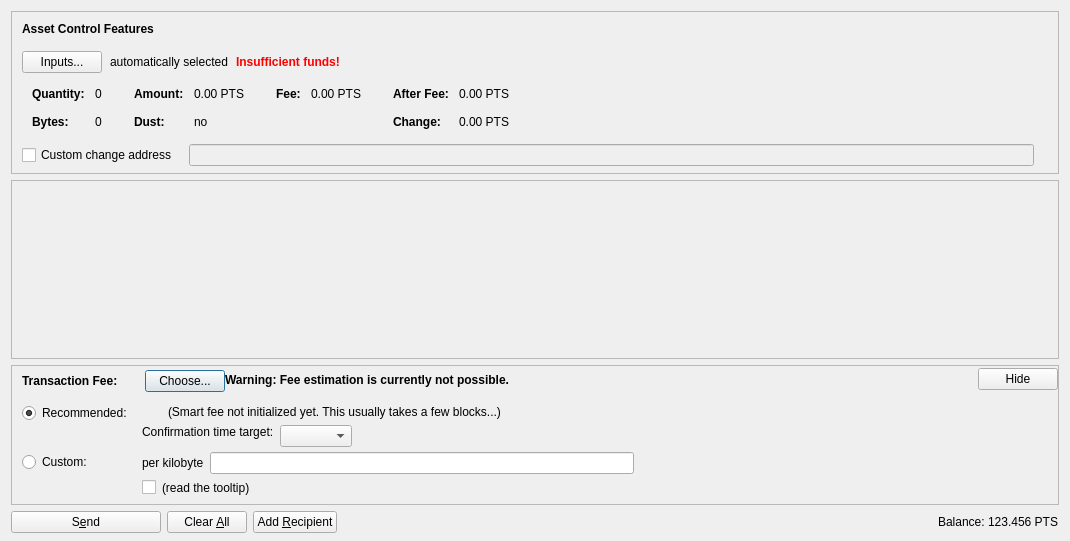
<?xml version="1.0" encoding="UTF-8"?>
<ui version="4.0">
 <class>AssetsDialog</class>
 <widget class="QDialog" name="AssetsDialog">
  <property name="geometry">
   <rect>
    <x>0</x>
    <y>0</y>
    <width>1070</width>
    <height>541</height>
   </rect>
  </property>
  <property name="windowTitle">
   <string>Send Coins</string>
  </property>
  <layout class="QVBoxLayout" name="verticalLayout" stretch="0">
   <property name="bottomMargin">
    <number>8</number>
   </property>
   <item>
    <layout class="QVBoxLayout" name="verticalLayout_3">
     <property name="spacing">
      <number>6</number>
     </property>
     <property name="leftMargin">
      <number>0</number>
     </property>
     <property name="topMargin">
      <number>0</number>
     </property>
     <property name="rightMargin">
      <number>0</number>
     </property>
     <property name="bottomMargin">
      <number>0</number>
     </property>
     <item>
      <widget class="QFrame" name="frameAssetControl">
       <property name="sizePolicy">
        <sizepolicy hsizetype="Expanding" vsizetype="Fixed">
         <horstretch>0</horstretch>
         <verstretch>0</verstretch>
        </sizepolicy>
       </property>
       <property name="maximumSize">
        <size>
         <width>16777215</width>
         <height>16777215</height>
        </size>
       </property>
       <property name="frameShape">
        <enum>QFrame::StyledPanel</enum>
       </property>
       <property name="frameShadow">
        <enum>QFrame::Sunken</enum>
       </property>
       <layout class="QVBoxLayout" name="verticalLayoutAssetControl2">
        <property name="spacing">
         <number>0</number>
        </property>
        <property name="leftMargin">
         <number>0</number>
        </property>
        <property name="topMargin">
         <number>0</number>
        </property>
        <property name="rightMargin">
         <number>0</number>
        </property>
        <property name="bottomMargin">
         <number>6</number>
        </property>
        <item>
         <layout class="QVBoxLayout" name="verticalLayoutAssetControl" stretch="0,0,0,0,1">
          <property name="spacing">
           <number>0</number>
          </property>
          <property name="leftMargin">
           <number>10</number>
          </property>
          <property name="topMargin">
           <number>10</number>
          </property>
          <item>
           <layout class="QHBoxLayout" name="horizontalLayoutAssetControl1">
            <property name="bottomMargin">
             <number>15</number>
            </property>
            <item>
             <widget class="QLabel" name="labelAssetControlFeatures">
              <property name="sizePolicy">
               <sizepolicy hsizetype="Preferred" vsizetype="Maximum">
                <horstretch>0</horstretch>
                <verstretch>0</verstretch>
               </sizepolicy>
              </property>
              <property name="font">
               <font>
                <weight>75</weight>
                <bold>true</bold>
               </font>
              </property>
              <property name="styleSheet">
               <string notr="true">font-weight:bold;</string>
              </property>
              <property name="text">
               <string>Asset Control Features</string>
              </property>
             </widget>
            </item>
           </layout>
          </item>
          <item>
           <layout class="QHBoxLayout" name="horizontalLayoutAssetControl2" stretch="0,0,0,0">
            <property name="spacing">
             <number>8</number>
            </property>
            <property name="bottomMargin">
             <number>10</number>
            </property>
            <item>
             <widget class="QPushButton" name="pushButtonAssetControl">
              <property name="styleSheet">
               <string notr="true"/>
              </property>
              <property name="text">
               <string>Inputs...</string>
              </property>
              <property name="autoDefault">
               <bool>false</bool>
              </property>
             </widget>
            </item>
            <item>
             <widget class="QLabel" name="labelAssetControlAutomaticallySelected">
              <property name="text">
               <string>automatically selected</string>
              </property>
              <property name="margin">
               <number>5</number>
              </property>
             </widget>
            </item>
            <item>
             <widget class="QLabel" name="labelAssetControlInsuffFunds">
              <property name="font">
               <font>
                <weight>75</weight>
                <bold>true</bold>
               </font>
              </property>
              <property name="styleSheet">
               <string notr="true">color:red;font-weight:bold;</string>
              </property>
              <property name="text">
               <string>Insufficient funds!</string>
              </property>
              <property name="margin">
               <number>5</number>
              </property>
             </widget>
            </item>
            <item>
             <spacer name="horizontalSpacerAssetControl">
              <property name="orientation">
               <enum>Qt::Horizontal</enum>
              </property>
              <property name="sizeHint" stdset="0">
               <size>
                <width>40</width>
                <height>1</height>
               </size>
              </property>
             </spacer>
            </item>
           </layout>
          </item>
          <item>
           <widget class="QWidget" name="widgetAssetControl" native="true">
            <property name="sizePolicy">
             <sizepolicy hsizetype="Preferred" vsizetype="Preferred">
              <horstretch>0</horstretch>
              <verstretch>0</verstretch>
             </sizepolicy>
            </property>
            <property name="minimumSize">
             <size>
              <width>0</width>
              <height>0</height>
             </size>
            </property>
            <property name="styleSheet">
             <string notr="true"/>
            </property>
            <layout class="QHBoxLayout" name="horizontalLayoutAssetControl5">
             <property name="leftMargin">
              <number>0</number>
             </property>
             <property name="topMargin">
              <number>0</number>
             </property>
             <property name="rightMargin">
              <number>0</number>
             </property>
             <property name="bottomMargin">
              <number>0</number>
             </property>
             <item>
              <layout class="QHBoxLayout" name="horizontalLayoutAssetControl3" stretch="0,0,0,1">
               <property name="spacing">
                <number>20</number>
               </property>
               <property name="topMargin">
                <number>0</number>
               </property>
               <property name="bottomMargin">
                <number>10</number>
               </property>
               <item>
                <layout class="QFormLayout" name="formLayoutAssetControl1">
                 <property name="horizontalSpacing">
                  <number>10</number>
                 </property>
                 <property name="verticalSpacing">
                  <number>14</number>
                 </property>
                 <property name="leftMargin">
                  <number>10</number>
                 </property>
                 <property name="topMargin">
                  <number>4</number>
                 </property>
                 <property name="rightMargin">
                  <number>6</number>
                 </property>
                 <item row="0" column="0">
                  <widget class="QLabel" name="labelAssetControlQuantityText">
                   <property name="font">
                    <font>
                     <weight>75</weight>
                     <bold>true</bold>
                    </font>
                   </property>
                   <property name="text">
                    <string>Quantity:</string>
                   </property>
                   <property name="margin">
                    <number>0</number>
                   </property>
                  </widget>
                 </item>
                 <item row="0" column="1">
                  <widget class="QLabel" name="labelAssetControlQuantity">
                   <property name="cursor">
                    <cursorShape>IBeamCursor</cursorShape>
                   </property>
                   <property name="contextMenuPolicy">
                    <enum>Qt::ActionsContextMenu</enum>
                   </property>
                   <property name="text">
                    <string notr="true">0</string>
                   </property>
                   <property name="margin">
                    <number>0</number>
                   </property>
                   <property name="textInteractionFlags">
                    <set>Qt::LinksAccessibleByMouse|Qt::TextSelectableByKeyboard|Qt::TextSelectableByMouse</set>
                   </property>
                  </widget>
                 </item>
                 <item row="1" column="0">
                  <widget class="QLabel" name="labelAssetControlBytesText">
                   <property name="font">
                    <font>
                     <weight>75</weight>
                     <bold>true</bold>
                    </font>
                   </property>
                   <property name="text">
                    <string>Bytes:</string>
                   </property>
                  </widget>
                 </item>
                 <item row="1" column="1">
                  <widget class="QLabel" name="labelAssetControlBytes">
                   <property name="cursor">
                    <cursorShape>IBeamCursor</cursorShape>
                   </property>
                   <property name="contextMenuPolicy">
                    <enum>Qt::ActionsContextMenu</enum>
                   </property>
                   <property name="text">
                    <string notr="true">0</string>
                   </property>
                   <property name="textInteractionFlags">
                    <set>Qt::LinksAccessibleByMouse|Qt::TextSelectableByKeyboard|Qt::TextSelectableByMouse</set>
                   </property>
                  </widget>
                 </item>
                </layout>
               </item>
               <item>
                <layout class="QFormLayout" name="formLayoutAssetControl2">
                 <property name="horizontalSpacing">
                  <number>10</number>
                 </property>
                 <property name="verticalSpacing">
                  <number>14</number>
                 </property>
                 <property name="leftMargin">
                  <number>6</number>
                 </property>
                 <property name="topMargin">
                  <number>4</number>
                 </property>
                 <property name="rightMargin">
                  <number>6</number>
                 </property>
                 <item row="0" column="0">
                  <widget class="QLabel" name="labelAssetControlAmountText">
                   <property name="font">
                    <font>
                     <weight>75</weight>
                     <bold>true</bold>
                    </font>
                   </property>
                   <property name="text">
                    <string>Amount:</string>
                   </property>
                   <property name="margin">
                    <number>0</number>
                   </property>
                  </widget>
                 </item>
                 <item row="0" column="1">
                  <widget class="QLabel" name="labelAssetControlAmount">
                   <property name="cursor">
                    <cursorShape>IBeamCursor</cursorShape>
                   </property>
                   <property name="contextMenuPolicy">
                    <enum>Qt::ActionsContextMenu</enum>
                   </property>
                   <property name="text">
                    <string notr="true">0.00 PTS</string>
                   </property>
                   <property name="textInteractionFlags">
                    <set>Qt::LinksAccessibleByMouse|Qt::TextSelectableByKeyboard|Qt::TextSelectableByMouse</set>
                   </property>
                  </widget>
                 </item>
                 <item row="1" column="0">
                  <widget class="QLabel" name="labelAssetControlLowOutputText">
                   <property name="font">
                    <font>
                     <weight>75</weight>
                     <bold>true</bold>
                    </font>
                   </property>
                   <property name="text">
                    <string>Dust:</string>
                   </property>
                  </widget>
                 </item>
                 <item row="1" column="1">
                  <widget class="QLabel" name="labelAssetControlLowOutput">
                   <property name="cursor">
                    <cursorShape>IBeamCursor</cursorShape>
                   </property>
                   <property name="contextMenuPolicy">
                    <enum>Qt::ActionsContextMenu</enum>
                   </property>
                   <property name="text">
                    <string notr="true">no</string>
                   </property>
                   <property name="textInteractionFlags">
                    <set>Qt::LinksAccessibleByMouse|Qt::TextSelectableByKeyboard|Qt::TextSelectableByMouse</set>
                   </property>
                  </widget>
                 </item>
                </layout>
               </item>
               <item>
                <layout class="QFormLayout" name="formLayoutAssetControl3">
                 <property name="horizontalSpacing">
                  <number>10</number>
                 </property>
                 <property name="verticalSpacing">
                  <number>14</number>
                 </property>
                 <property name="leftMargin">
                  <number>6</number>
                 </property>
                 <property name="topMargin">
                  <number>4</number>
                 </property>
                 <property name="rightMargin">
                  <number>6</number>
                 </property>
                 <item row="0" column="0">
                  <widget class="QLabel" name="labelAssetControlFeeText">
                   <property name="font">
                    <font>
                     <weight>75</weight>
                     <bold>true</bold>
                    </font>
                   </property>
                   <property name="text">
                    <string>Fee:</string>
                   </property>
                   <property name="margin">
                    <number>0</number>
                   </property>
                  </widget>
                 </item>
                 <item row="0" column="1">
                  <widget class="QLabel" name="labelAssetControlFee">
                   <property name="cursor">
                    <cursorShape>IBeamCursor</cursorShape>
                   </property>
                   <property name="contextMenuPolicy">
                    <enum>Qt::ActionsContextMenu</enum>
                   </property>
                   <property name="text">
                    <string notr="true">0.00 PTS</string>
                   </property>
                   <property name="textInteractionFlags">
                    <set>Qt::LinksAccessibleByMouse|Qt::TextSelectableByKeyboard|Qt::TextSelectableByMouse</set>
                   </property>
                  </widget>
                 </item>
                </layout>
               </item>
               <item>
                <layout class="QFormLayout" name="formLayoutAssetControl4">
                 <property name="horizontalSpacing">
                  <number>10</number>
                 </property>
                 <property name="verticalSpacing">
                  <number>14</number>
                 </property>
                 <property name="leftMargin">
                  <number>6</number>
                 </property>
                 <property name="topMargin">
                  <number>4</number>
                 </property>
                 <property name="rightMargin">
                  <number>6</number>
                 </property>
                 <item row="0" column="0">
                  <widget class="QLabel" name="labelAssetControlAfterFeeText">
                   <property name="font">
                    <font>
                     <weight>75</weight>
                     <bold>true</bold>
                    </font>
                   </property>
                   <property name="text">
                    <string>After Fee:</string>
                   </property>
                   <property name="margin">
                    <number>0</number>
                   </property>
                  </widget>
                 </item>
                 <item row="0" column="1">
                  <widget class="QLabel" name="labelAssetControlAfterFee">
                   <property name="cursor">
                    <cursorShape>IBeamCursor</cursorShape>
                   </property>
                   <property name="contextMenuPolicy">
                    <enum>Qt::ActionsContextMenu</enum>
                   </property>
                   <property name="text">
                    <string notr="true">0.00 PTS</string>
                   </property>
                   <property name="textInteractionFlags">
                    <set>Qt::LinksAccessibleByMouse|Qt::TextSelectableByKeyboard|Qt::TextSelectableByMouse</set>
                   </property>
                  </widget>
                 </item>
                 <item row="1" column="0">
                  <widget class="QLabel" name="labelAssetControlChangeText">
                   <property name="font">
                    <font>
                     <weight>75</weight>
                     <bold>true</bold>
                    </font>
                   </property>
                   <property name="text">
                    <string>Change:</string>
                   </property>
                  </widget>
                 </item>
                 <item row="1" column="1">
                  <widget class="QLabel" name="labelAssetControlChange">
                   <property name="cursor">
                    <cursorShape>IBeamCursor</cursorShape>
                   </property>
                   <property name="contextMenuPolicy">
                    <enum>Qt::ActionsContextMenu</enum>
                   </property>
                   <property name="text">
                    <string notr="true">0.00 PTS</string>
                   </property>
                   <property name="textInteractionFlags">
                    <set>Qt::LinksAccessibleByMouse|Qt::TextSelectableByKeyboard|Qt::TextSelectableByMouse</set>
                   </property>
                  </widget>
                 </item>
                </layout>
               </item>
              </layout>
             </item>
            </layout>
           </widget>
          </item>
          <item>
           <layout class="QHBoxLayout" name="horizontalLayoutAssetControl4" stretch="0,0,0">
            <property name="spacing">
             <number>12</number>
            </property>
            <property name="sizeConstraint">
             <enum>QLayout::SetDefaultConstraint</enum>
            </property>
            <property name="topMargin">
             <number>5</number>
            </property>
            <property name="rightMargin">
             <number>5</number>
            </property>
            <item>
             <widget class="QCheckBox" name="checkBoxAssetControlChange">
              <property name="toolTip">
               <string>If this is activated, but the change address is empty or invalid, change will be sent to a newly generated address.</string>
              </property>
              <property name="text">
               <string>Custom change address</string>
              </property>
             </widget>
            </item>
            <item>
             <widget class="QValidatedLineEdit" name="lineEditAssetControlChange">
              <property name="enabled">
               <bool>false</bool>
              </property>
              <property name="sizePolicy">
               <sizepolicy hsizetype="Expanding" vsizetype="Fixed">
                <horstretch>0</horstretch>
                <verstretch>0</verstretch>
               </sizepolicy>
              </property>
             </widget>
            </item>
            <item>
             <widget class="QLabel" name="labelAssetControlChangeLabel">
              <property name="sizePolicy">
               <sizepolicy hsizetype="Preferred" vsizetype="Expanding">
                <horstretch>0</horstretch>
                <verstretch>0</verstretch>
               </sizepolicy>
              </property>
              <property name="minimumSize">
               <size>
                <width>0</width>
                <height>0</height>
               </size>
              </property>
              <property name="text">
               <string/>
              </property>
              <property name="margin">
               <number>3</number>
              </property>
             </widget>
            </item>
           </layout>
          </item>
          <item>
           <spacer name="verticalSpacerAssetControl">
            <property name="orientation">
             <enum>Qt::Vertical</enum>
            </property>
            <property name="sizeHint" stdset="0">
             <size>
              <width>800</width>
              <height>1</height>
             </size>
            </property>
           </spacer>
          </item>
         </layout>
        </item>
       </layout>
      </widget>
     </item>
     <item>
      <widget class="QScrollArea" name="scrollArea">
       <property name="widgetResizable">
        <bool>true</bool>
       </property>
       <widget class="QWidget" name="scrollAreaWidgetContents">
        <property name="geometry">
         <rect>
          <x>0</x>
          <y>0</y>
          <width>1048</width>
          <height>91</height>
         </rect>
        </property>
        <layout class="QVBoxLayout" name="verticalLayout_2" stretch="0,1">
         <property name="leftMargin">
          <number>0</number>
         </property>
         <property name="topMargin">
          <number>0</number>
         </property>
         <property name="rightMargin">
          <number>0</number>
         </property>
         <property name="bottomMargin">
          <number>0</number>
         </property>
         <item>
          <layout class="QVBoxLayout" name="entries">
           <property name="spacing">
            <number>6</number>
           </property>
          </layout>
         </item>
         <item>
          <spacer name="verticalSpacer">
           <property name="orientation">
            <enum>Qt::Vertical</enum>
           </property>
           <property name="sizeHint" stdset="0">
            <size>
             <width>20</width>
             <height>40</height>
            </size>
           </property>
          </spacer>
         </item>
        </layout>
       </widget>
      </widget>
     </item>
     <item>
      <widget class="QFrame" name="frameFee">
       <property name="sizePolicy">
        <sizepolicy hsizetype="Expanding" vsizetype="Fixed">
         <horstretch>0</horstretch>
         <verstretch>0</verstretch>
        </sizepolicy>
       </property>
       <property name="maximumSize">
        <size>
         <width>16777215</width>
         <height>16777215</height>
        </size>
       </property>
       <property name="frameShape">
        <enum>QFrame::StyledPanel</enum>
       </property>
       <property name="frameShadow">
        <enum>QFrame::Sunken</enum>
       </property>
       <layout class="QVBoxLayout" name="verticalLayoutFee1">
        <property name="spacing">
         <number>0</number>
        </property>
        <property name="leftMargin">
         <number>0</number>
        </property>
        <property name="topMargin">
         <number>0</number>
        </property>
        <property name="rightMargin">
         <number>0</number>
        </property>
        <property name="bottomMargin">
         <number>0</number>
        </property>
        <item>
         <layout class="QVBoxLayout" name="verticalLayoutFee2" stretch="0,0,0">
          <property name="spacing">
           <number>0</number>
          </property>
          <property name="leftMargin">
           <number>10</number>
          </property>
          <property name="topMargin">
           <number>0</number>
          </property>
          <item>
           <layout class="QHBoxLayout" name="horizontalLayoutFee1">
            <property name="bottomMargin">
             <number>0</number>
            </property>
            <item>
             <layout class="QVBoxLayout" name="verticalLayoutFee7">
              <property name="spacing">
               <number>0</number>
              </property>
              <item>
               <spacer name="verticalSpacerSmartFee">
                <property name="orientation">
                 <enum>Qt::Vertical</enum>
                </property>
                <property name="sizeType">
                 <enum>QSizePolicy::Fixed</enum>
                </property>
                <property name="sizeHint" stdset="0">
                 <size>
                  <width>1</width>
                  <height>4</height>
                 </size>
                </property>
               </spacer>
              </item>
              <item>
               <layout class="QHBoxLayout" name="horizontalLayoutSmartFee">
                <property name="spacing">
                 <number>10</number>
                </property>
                <item>
                 <widget class="QLabel" name="labelFeeHeadline">
                  <property name="sizePolicy">
                   <sizepolicy hsizetype="Preferred" vsizetype="Maximum">
                    <horstretch>0</horstretch>
                    <verstretch>0</verstretch>
                   </sizepolicy>
                  </property>
                  <property name="font">
                   <font>
                    <weight>75</weight>
                    <bold>true</bold>
                   </font>
                  </property>
                  <property name="styleSheet">
                   <string notr="true">font-weight:bold;</string>
                  </property>
                  <property name="text">
                   <string>Transaction Fee:</string>
                  </property>
                 </widget>
                </item>
                <item>
                 <widget class="QLabel" name="labelFeeMinimized">
                  <property name="text">
                   <string/>
                  </property>
                 </widget>
                </item>
                <item>
                 <widget class="QPushButton" name="buttonChooseFee">
                  <property name="text">
                   <string>Choose...</string>
                  </property>
                 </widget>
                </item>
               </layout>
              </item>
              <item>
               <spacer name="verticalSpacer_5">
                <property name="orientation">
                 <enum>Qt::Vertical</enum>
                </property>
                <property name="sizeHint" stdset="0">
                 <size>
                  <width>1</width>
                  <height>1</height>
                 </size>
                </property>
               </spacer>
              </item>
             </layout>
            </item>
            <item>
             <widget class="QLabel" name="fallbackFeeWarningLabel">
              <property name="font">
               <font>
                <weight>75</weight>
                <bold>true</bold>
               </font>
              </property>
              <property name="toolTip">
               <string>Using the fallbackfee can result in sending a transaction that will take several hours or days (or never) to confirm. Consider choosing your fee manually or wait until you have validated the complete chain.</string>
              </property>
              <property name="text">
               <string>Warning: Fee estimation is currently not possible.</string>
              </property>
              <property name="wordWrap">
               <bool>false</bool>
              </property>
             </widget>
            </item>
            <item>
             <spacer name="horizontalSpacer_4">
              <property name="orientation">
               <enum>Qt::Horizontal</enum>
              </property>
              <property name="sizeType">
               <enum>QSizePolicy::MinimumExpanding</enum>
              </property>
              <property name="sizeHint" stdset="0">
               <size>
                <width>40</width>
                <height>20</height>
               </size>
              </property>
             </spacer>
            </item>
            <item>
             <widget class="QPushButton" name="buttonMinimizeFee">
              <property name="toolTip">
               <string>collapse fee-settings</string>
              </property>
              <property name="text">
               <string>Hide</string>
              </property>
             </widget>
            </item>
           </layout>
          </item>
          <item>
           <widget class="QFrame" name="frameFeeSelection">
            <layout class="QVBoxLayout" name="verticalLayoutFee12">
             <property name="spacing">
              <number>0</number>
             </property>
             <property name="leftMargin">
              <number>0</number>
             </property>
             <property name="topMargin">
              <number>0</number>
             </property>
             <property name="rightMargin">
              <number>0</number>
             </property>
             <property name="bottomMargin">
              <number>0</number>
             </property>
             <item>
              <layout class="QGridLayout" name="gridLayoutFee">
               <property name="topMargin">
                <number>10</number>
               </property>
               <property name="bottomMargin">
                <number>4</number>
               </property>
               <property name="horizontalSpacing">
                <number>10</number>
               </property>
               <property name="verticalSpacing">
                <number>4</number>
               </property>
               <item row="1" column="1">
                <layout class="QVBoxLayout" name="verticalLayoutFee8">
                 <property name="spacing">
                  <number>6</number>
                 </property>
                 <item>
                  <layout class="QHBoxLayout" name="horizontalLayoutFee13">
                   <item>
                    <widget class="QLabel" name="labelCustomPerKilobyte">
                     <property name="toolTip">
                      <string>If the custom fee is set to 1000 satoshis and the transaction is only 250 bytes, then &quot;per kilobyte&quot; only pays 250 satoshis in fee, while &quot;total at least&quot; pays 1000 satoshis. For transactions bigger than a kilobyte both pay by kilobyte.</string>
                     </property>
                     <property name="text">
                      <string>per kilobyte</string>
                     </property>
                    </widget>
                   </item>
                   <item>
                    <widget class="BitcoinAmountField" name="customFee"/>
                   </item>
                   <item>
                    <spacer name="horizontalSpacer_6">
                     <property name="orientation">
                      <enum>Qt::Horizontal</enum>
                     </property>
                     <property name="sizeHint" stdset="0">
                      <size>
                       <width>1</width>
                       <height>1</height>
                      </size>
                     </property>
                    </spacer>
                   </item>
                  </layout>
                 </item>
                 <item>
                  <layout class="QHBoxLayout" name="horizontalLayoutFee8">
                   <item>
                    <widget class="QCheckBox" name="checkBoxMinimumFee">
                     <property name="toolTip">
                      <string>Paying only the minimum fee is just fine as long as there is less transaction volume than space in the blocks. But be aware that this can end up in a never confirming transaction once there is more demand for points transactions than the network can process.</string>
                     </property>
                     <property name="text">
                      <string/>
                     </property>
                    </widget>
                   </item>
                   <item>
                    <widget class="QLabel" name="labelMinFeeWarning">
                     <property name="enabled">
                      <bool>true</bool>
                     </property>
                     <property name="toolTip">
                      <string>Paying only the minimum fee is just fine as long as there is less transaction volume than space in the blocks. But be aware that this can end up in a never confirming transaction once there is more demand for points transactions than the network can process.</string>
                     </property>
                     <property name="text">
                      <string>(read the tooltip)</string>
                     </property>
                     <property name="margin">
                      <number>5</number>
                     </property>
                    </widget>
                   </item>
                   <item>
                    <spacer name="horizontalSpacer_2">
                     <property name="orientation">
                      <enum>Qt::Horizontal</enum>
                     </property>
                     <property name="sizeHint" stdset="0">
                      <size>
                       <width>1</width>
                       <height>1</height>
                      </size>
                     </property>
                    </spacer>
                   </item>
                  </layout>
                 </item>
                </layout>
               </item>
               <item row="0" column="0">
                <layout class="QVBoxLayout" name="verticalLayoutFee4" stretch="0,1">
                 <item>
                  <widget class="QRadioButton" name="radioSmartFee">
                   <property name="text">
                    <string>Recommended:</string>
                   </property>
                   <property name="checked">
                    <bool>true</bool>
                   </property>
                   <attribute name="buttonGroup">
                    <string notr="true">groupFee</string>
                   </attribute>
                  </widget>
                 </item>
                 <item>
                  <spacer name="verticalSpacer_2">
                   <property name="orientation">
                    <enum>Qt::Vertical</enum>
                   </property>
                   <property name="sizeHint" stdset="0">
                    <size>
                     <width>1</width>
                     <height>1</height>
                    </size>
                   </property>
                  </spacer>
                 </item>
                </layout>
               </item>
               <item row="1" column="0">
                <layout class="QVBoxLayout" name="verticalLayoutFee9" stretch="0,1">
                 <item>
                  <widget class="QRadioButton" name="radioCustomFee">
                   <property name="text">
                    <string>Custom:</string>
                   </property>
                   <attribute name="buttonGroup">
                    <string notr="true">groupFee</string>
                   </attribute>
                  </widget>
                 </item>
                 <item>
                  <spacer name="verticalSpacer_6">
                   <property name="orientation">
                    <enum>Qt::Vertical</enum>
                   </property>
                   <property name="sizeHint" stdset="0">
                    <size>
                     <width>1</width>
                     <height>1</height>
                    </size>
                   </property>
                  </spacer>
                 </item>
                </layout>
               </item>
               <item row="0" column="1">
                <layout class="QVBoxLayout" name="verticalLayoutFee3" stretch="0,0,1">
                 <property name="spacing">
                  <number>6</number>
                 </property>
                 <property name="topMargin">
                  <number>2</number>
                 </property>
                 <item>
                  <layout class="QHBoxLayout" name="horizontalLayoutFee12">
                   <item>
                    <widget class="QLabel" name="labelSmartFee">
                     <property name="text">
                      <string/>
                     </property>
                     <property name="margin">
                      <number>2</number>
                     </property>
                    </widget>
                   </item>
                   <item>
                    <widget class="QLabel" name="labelFeeEstimation">
                     <property name="text">
                      <string/>
                     </property>
                    </widget>
                   </item>
                   <item>
                    <widget class="QLabel" name="labelSmartFee2">
                     <property name="text">
                      <string>(Smart fee not initialized yet. This usually takes a few blocks...)</string>
                     </property>
                     <property name="margin">
                      <number>2</number>
                     </property>
                    </widget>
                   </item>
                   <item>
                    <spacer name="horizontalSpacer_5">
                     <property name="orientation">
                      <enum>Qt::Horizontal</enum>
                     </property>
                     <property name="sizeHint" stdset="0">
                      <size>
                       <width>1</width>
                       <height>1</height>
                      </size>
                     </property>
                    </spacer>
                   </item>
                  </layout>
                 </item>
                 <item>
                  <layout class="QHBoxLayout" name="horizontalLayoutFee9">
                   <item>
                    <layout class="QVBoxLayout" name="verticalLayoutFee6">
                     <item>
                      <widget class="QLabel" name="labelSmartFee3">
                       <property name="text">
                        <string>Confirmation time target:</string>
                       </property>
                       <property name="margin">
                        <number>2</number>
                       </property>
                      </widget>
                     </item>
                     <item>
                      <spacer name="verticalSpacer_3">
                       <property name="orientation">
                        <enum>Qt::Vertical</enum>
                       </property>
                       <property name="sizeHint" stdset="0">
                        <size>
                         <width>1</width>
                         <height>1</height>
                        </size>
                       </property>
                      </spacer>
                     </item>
                    </layout>
                   </item>
                   <item>
                    <layout class="QVBoxLayout" name="verticalLayoutFee5">
                     <property name="rightMargin">
                      <number>30</number>
                     </property>
                     <item>
                      <layout class="QHBoxLayout" name="horizontalLayoutConfTarget">
                       <property name="bottomMargin">
                        <number>0</number>
                       </property>
                       <item>
                        <widget class="QComboBox" name="confTargetSelector"/>
                       </item>
                       <item>
                        <spacer name="horizontalSpacerConfTarget">
                         <property name="orientation">
                          <enum>Qt::Horizontal</enum>
                         </property>
                         <property name="sizeHint" stdset="0">
                          <size>
                           <width>40</width>
                           <height>20</height>
                          </size>
                         </property>
                        </spacer>
                       </item>
                      </layout>
                     </item>
                    </layout>
                   </item>
                  </layout>
                 </item>
                 <item>
                  <spacer name="verticalSpacer_4">
                   <property name="orientation">
                    <enum>Qt::Vertical</enum>
                   </property>
                   <property name="sizeHint" stdset="0">
                    <size>
                     <width>1</width>
                     <height>1</height>
                    </size>
                   </property>
                  </spacer>
                 </item>
                </layout>
               </item>
              </layout>
             </item>
            </layout>
           </widget>
          </item>
          <item>
           <spacer name="verticalSpacerFee">
            <property name="orientation">
             <enum>Qt::Vertical</enum>
            </property>
            <property name="sizeHint" stdset="0">
             <size>
              <width>40</width>
              <height>5</height>
             </size>
            </property>
           </spacer>
          </item>
         </layout>
        </item>
       </layout>
      </widget>
     </item>
     <item>
      <layout class="QHBoxLayout" name="horizontalLayout">
       <item>
        <widget class="QPushButton" name="sendButton">
         <property name="minimumSize">
          <size>
           <width>150</width>
           <height>0</height>
          </size>
         </property>
         <property name="toolTip">
          <string>Confirm the send action</string>
         </property>
         <property name="text">
          <string>S&amp;end</string>
         </property>
         <property name="icon">
          <iconset>
           <normaloff>:/icons/send</normaloff>:/icons/send</iconset>
         </property>
         <property name="autoDefault">
          <bool>false</bool>
         </property>
         <property name="default">
          <bool>false</bool>
         </property>
        </widget>
       </item>
       <item>
        <widget class="QPushButton" name="clearButton">
         <property name="sizePolicy">
          <sizepolicy hsizetype="Minimum" vsizetype="Fixed">
           <horstretch>0</horstretch>
           <verstretch>0</verstretch>
          </sizepolicy>
         </property>
         <property name="toolTip">
          <string>Clear all fields of the form.</string>
         </property>
         <property name="text">
          <string>Clear &amp;All</string>
         </property>
         <property name="icon">
          <iconset>
           <normaloff>:/icons/remove</normaloff>:/icons/remove</iconset>
         </property>
         <property name="autoDefault">
          <bool>false</bool>
         </property>
        </widget>
       </item>
       <item>
        <widget class="QPushButton" name="addButton">
         <property name="toolTip">
          <string>Transfer to multiple recipients at once</string>
         </property>
         <property name="text">
          <string>Add &amp;Recipient</string>
         </property>
         <property name="icon">
          <iconset>
           <normaloff>:/icons/add</normaloff>:/icons/add</iconset>
         </property>
         <property name="autoDefault">
          <bool>false</bool>
         </property>
        </widget>
       </item>
       <item>
        <spacer name="horizontalSpacer">
         <property name="orientation">
          <enum>Qt::Horizontal</enum>
         </property>
         <property name="sizeHint" stdset="0">
          <size>
           <width>40</width>
           <height>20</height>
          </size>
         </property>
        </spacer>
       </item>
       <item>
        <layout class="QHBoxLayout" name="horizontalLayout_2">
         <property name="spacing">
          <number>3</number>
         </property>
         <item>
          <widget class="QLabel" name="labelBalanceText">
           <property name="sizePolicy">
            <sizepolicy hsizetype="Preferred" vsizetype="Fixed">
             <horstretch>0</horstretch>
             <verstretch>0</verstretch>
            </sizepolicy>
           </property>
           <property name="text">
            <string>Balance:</string>
           </property>
          </widget>
         </item>
         <item>
          <widget class="QLabel" name="labelBalance">
           <property name="sizePolicy">
            <sizepolicy hsizetype="Preferred" vsizetype="Fixed">
             <horstretch>0</horstretch>
             <verstretch>0</verstretch>
            </sizepolicy>
           </property>
           <property name="cursor">
            <cursorShape>IBeamCursor</cursorShape>
           </property>
           <property name="text">
            <string notr="true">123.456 PTS</string>
           </property>
           <property name="textInteractionFlags">
            <set>Qt::LinksAccessibleByMouse|Qt::TextSelectableByKeyboard|Qt::TextSelectableByMouse</set>
           </property>
          </widget>
         </item>
        </layout>
       </item>
      </layout>
     </item>
    </layout>
   </item>
  </layout>
 </widget>
 <customwidgets>
  <customwidget>
   <class>QValidatedLineEdit</class>
   <extends>QLineEdit</extends>
   <header>qt/qvalidatedlineedit.h</header>
  </customwidget>
  <customwidget>
   <class>BitcoinAmountField</class>
   <extends>QLineEdit</extends>
   <header>qt/bitcoinamountfield.h</header>
   <container>1</container>
  </customwidget>
 </customwidgets>
 <resources>
  <include location="../raptoreum.qrc"/>
 </resources>
 <connections/>
 <buttongroups>
  <buttongroup name="groupFee"/>
 </buttongroups>
</ui>
